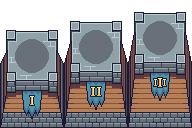
#> input picture client/art-src/foozle-spire-tower-01.png, 192 x 128 px
$ python make-towers.py
#> lines starting #> are read from the running program, lines starting #| are printed output that depends on the picture
#!/usr/bin/env python3
"""
Cut the tower sprites out of the Foozle Spire pack.

The source (art-src/foozle-spire-tower-01.png, CC0 -- see foozle-LICENSE.txt)
is a 192x128 strip of one tower at three upgrade levels, 64px each. We take:

  level I   -> the lane tower
  level III -> the king, so the king reads as the fortified version of the
               same building rather than as a different building

Each is emitted twice, once per side, because the banner is the only team
colour on the structure and it is baked into the art. Recolouring the two
banner blues is safe: they appear nowhere else in the sprite (checked -- they
occupy y 91..115 and nothing outside the banner uses them), so a straight
palette swap cannot bleed into the stonework.

Tinting the whole sprite was the alternative and it is worse. These towers are
grey stone with a dark outline; a red multiply turns the stone to rust and
costs the art everything that makes it look like stone. One recoloured banner
says "theirs" just as clearly and leaves the building alone.

    python3 tools/make-towers.py
"""

import os
from PIL import Image

HERE = os.path.dirname(os.path.dirname(os.path.abspath(__file__)))
SRC = os.path.join(HERE, "art-src", "foozle-spire-tower-01.png")
OUT = os.path.join(HERE, "public", "tiles")

FRAME = 64
# The banner's two blues, light and shadow.
BANNER = [(76, 147, 173, 255), (65, 114, 145, 255)]
# Player keeps the blue it was drawn with; it already matches our team colour.
SIDES = {
    "player": None,
    "enemy": [(214, 74, 74, 255), (158, 52, 58, 255)],
}
# Which upgrade level each kind of tower uses.
LEVEL = {"side": 0, "king": 2}


def cut(strip, level):
    """One frame, trimmed to its opaque content."""
    f = strip.crop((level * FRAME, 0, (level + 1) * FRAME, strip.height))
    return f.crop(f.getbbox())


def recolour(img, mapping):
    if mapping is None:
        return img
    out = img.copy()
    px = out.load()
    swap = dict(zip(BANNER, mapping))
    for y in range(out.height):
        for x in range(out.width):
            c = px[x, y]
            if c in swap:
                px[x, y] = swap[c]
    return out


def main():
    strip = Image.open(SRC).convert("RGBA")
#> strip is the input picture: PIL image 192x128 RGBA; mean R, G, B, A 89.1, 87, 90.6, 200.2
    if strip.width != FRAME * 3:
        raise SystemExit(f"expected a 3-frame strip, got {strip.size}")

    os.makedirs(OUT, exist_ok=True)
    sizes = {}
    for kind, level in LEVEL.items():
        base = cut(strip, level)
        sizes[kind] = base.size
        for side, mapping in SIDES.items():
            img = recolour(base, mapping)
            path = os.path.join(OUT, f"tower_{kind}_{side}.png")
            img.save(path)
            print(f"  wrote {os.path.relpath(path, HERE)}  {img.size[0]}x{img.size[1]}")
#> this loop made 2 passes
#> pass 1, in cut, `f = strip.crop((level * FRAME, 0, (level + 1) * FRAME, strip.height))`:
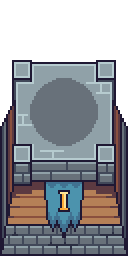
#> f: PIL image 64x128 RGBA (shown 2 times larger); mean R, G, B, A 78.4, 80.3, 86.1, 183.8; transparent parts drawn white
#> pass 1, in main, `base = cut(strip, level)`:
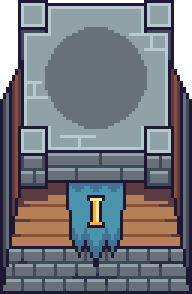
#> base: PIL image 64x98 RGBA (shown 3 times larger); mean R, G, B, A 102.3, 104.9, 112.5, 240; transparent parts drawn white
#> pass 1, in main, `img.save(path)`:
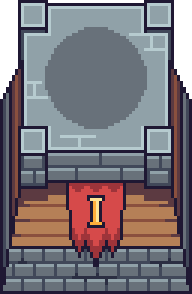
#> saved as tower_side_enemy.png: PIL image 64x98 RGBA (shown 3 times larger); mean R, G, B, A 108.4, 101.5, 107.8, 240; transparent parts drawn white
#> pass 2, in cut (call 2), `f = strip.crop((level * FRAME, 0, (level + 1) * FRAME, strip.height))`:
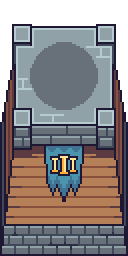
#> f: PIL image 64x128 RGBA (shown 2 times larger); mean R, G, B, A 99.7, 94, 95.4, 216.7; transparent parts drawn white
#> after the loop:
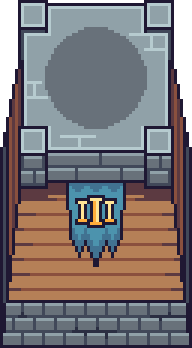
#> base: PIL image 64x116 RGBA (shown 3 times larger); mean R, G, B, A 110, 103.7, 105.3, 239.1; transparent parts drawn white
#> after the loop:
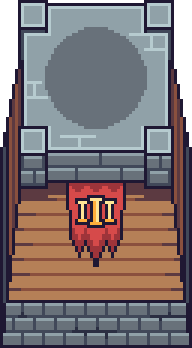
#> img: PIL image 64x116 RGBA (shown 3 times larger); mean R, G, B, A 114, 101.5, 102.2, 239.1; transparent parts drawn white
#> after the loop, sizes = {'side': (64, 98), 'king': (64, 116)}

    print("\nput these in src/data/terrain.json under \"towers\":")
    for kind, (w, h) in sizes.items():
        print(f'  "{kind}": {{ "sheet": "tower_{kind}", "w": {w}, "h": {h} }},')
#> this loop made 2 passes
#|   "side": { "sheet": "tower_side", "w": 64, "h": 98 },
#|   "king": { "sheet": "tower_king", "w": 64, "h": 116 },


if __name__ == "__main__":
    main()
